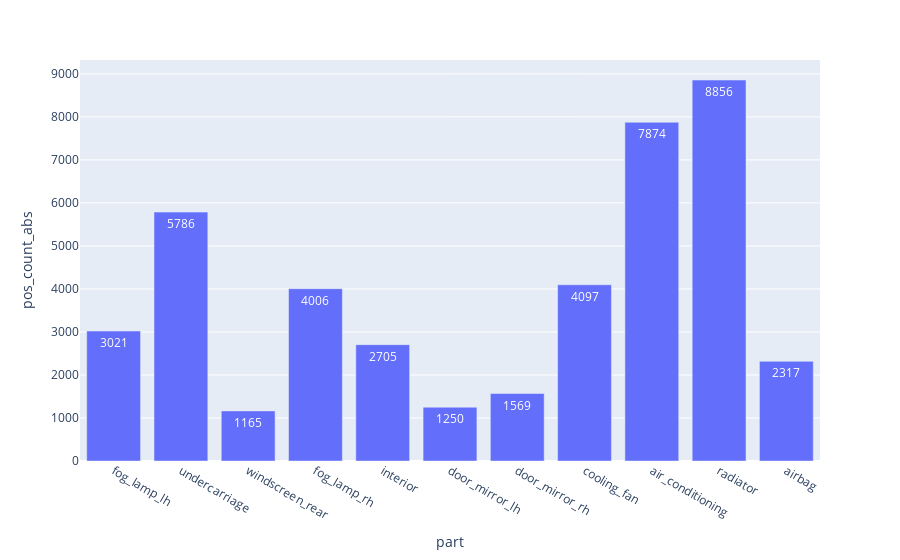

This figure's notebook cell:
### Code cell
fig = px.bar(evalMetrics, x = 'part', y = 'pos_count_abs', text_auto=True)
fig

# fig.update_layout(
#     yaxis = dict(
#         tickmode = 'array',
#         tickvals = [np.format_float_positional(avgTp, 2), 0.2, 0.5, 0.7],
#     )
# )

### Figure 1 — Plotly figure (JSON) as saved in the notebook; plotly's stock layout.template omitted (floating-point values rounded to 4 significant figures)
{"data": [{"alignmentgroup": "True", "hovertemplate": "part=%{x}<br>pos_count_abs=%{y}<extra></extra>", "legendgroup": "", "marker": {"color": "#636efa", "pattern": {"shape": ""}}, "name": "", "offsetgroup": "", "orientation": "v", "showlegend": false, "textposition": "auto", "texttemplate": "%{y}", "type": "bar", "x": ["fog_lamp_lh", "undercarriage", "windscreen_rear", "fog_lamp_rh", "interior", "door_mirror_lh", "door_mirror_rh", "cooling_fan", "air_conditioning", "radiator", "airbag"], "xaxis": "x", "y": [3021, 5786, 1165, 4006, 2705, 1250, 1569, 4097, 7874, 8856, 2317], "yaxis": "y"}], "layout": {"barmode": "relative", "legend": {"tracegroupgap": 0}, "margin": {"t": 60}, "xaxis": {"anchor": "y", "domain": [0, 1], "title": {"text": "part"}}, "yaxis": {"anchor": "x", "domain": [0, 1], "title": {"text": "pos_count_abs"}}}}
